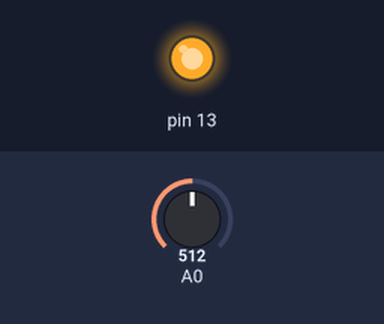
The sketch below on a simulated Arduino Uno, built with avr-gcc and run on an emulated ATmega328P. On the bench: output pins drawn as LEDs (lit = HIGH). The inputs (shaded band) are chosen by the test bench; at power-on: A0 = 512.

Above: at 0.1 s.
Timing chart, 0 to 1.6 s (numbered marks = the images above):
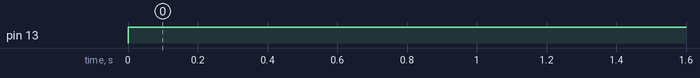

Measured:
- by itself, pin 13: LOW → HIGH at 0.00 s

The sketch:

sketch.ino
```cpp
// Sketches for "Values and decisions". Display only.

// region: sam
int level = 0;

void setup() {
  pinMode(13, OUTPUT);
}

void loop() {
  level = analogRead(A0);
  if (level = 500) {
    digitalWrite(13, HIGH);
  } else {
    digitalWrite(13, LOW);
  }
}
// endregion
```
